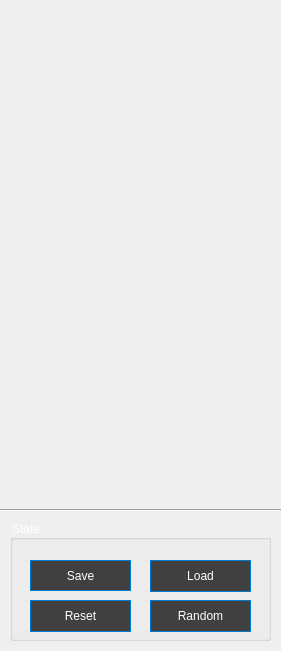
    <widget class="QWidget" name="tfPage">
     <property name="geometry">
      <rect>
       <x>0</x>
       <y>0</y>
       <width>281</width>
       <height>651</height>
      </rect>
     </property>
     <attribute name="label">
      <string>Transfer Function</string>
     </attribute>
     <widget class="Line" name="l5">
      <property name="geometry">
       <rect>
        <x>0</x>
        <y>500</y>
        <width>281</width>
        <height>20</height>
       </rect>
      </property>
      <property name="orientation">
       <enum>Qt::Horizontal</enum>
      </property>
     </widget>
     <widget class="QGroupBox" name="cmStateBox">
      <property name="geometry">
       <rect>
        <x>10</x>
        <y>520</y>
        <width>261</width>
        <height>121</height>
       </rect>
      </property>
      <property name="styleSheet">
       <string notr="true">color: rgb(255, 255, 255);
font: 100 italic 15pt &quot;Gill Sans&quot;;</string>
      </property>
      <property name="title">
       <string>State</string>
      </property>
      <property name="alignment">
       <set>Qt::AlignLeading|Qt::AlignLeft|Qt::AlignVCenter</set>
      </property>
      <property name="flat">
       <bool>false</bool>
      </property>
      <property name="checkable">
       <bool>false</bool>
      </property>
      <widget class="QPushButton" name="cmSaveButton">
       <property name="geometry">
        <rect>
         <x>20</x>
         <y>40</y>
         <width>101</width>
         <height>31</height>
        </rect>
       </property>
       <property name="styleSheet">
        <string notr="true">QPushButton 
{
border-style:none;
border:1px solid #007acc;
color:#fff;
padding:5px;
background: rgb(64, 64, 64);
}

QPushButton::pressed 
{
border: 2px solid #007acc;
background: #007acc;
	
}

</string>
       </property>
       <property name="text">
        <string>Save</string>
       </property>
      </widget>
      <widget class="QPushButton" name="cmLoadButton">
       <property name="geometry">
        <rect>
         <x>140</x>
         <y>40</y>
         <width>101</width>
         <height>32</height>
        </rect>
       </property>
       <property name="styleSheet">
        <string notr="true">QPushButton 
{
border-style:none;
border:1px solid #007acc;
color:#fff;
padding:5px;
background: rgb(64, 64, 64);
}

QPushButton::pressed 
{
border: 2px solid #007acc;
background: #007acc;
	
}

</string>
       </property>
       <property name="text">
        <string>Load</string>
       </property>
      </widget>
      <widget class="QPushButton" name="cmRandomButton">
       <property name="geometry">
        <rect>
         <x>140</x>
         <y>80</y>
         <width>101</width>
         <height>32</height>
        </rect>
       </property>
       <property name="styleSheet">
        <string notr="true">QPushButton 
{
border-style:none;
border:1px solid #007acc;
color:#fff;
padding:5px;
background: rgb(64, 64, 64);
}

QPushButton::pressed 
{
border: 2px solid #007acc;
background: #007acc;
	
}

</string>
       </property>
       <property name="text">
        <string>Random</string>
       </property>
      </widget>
      <widget class="QPushButton" name="resetCMButton">
       <property name="geometry">
        <rect>
         <x>20</x>
         <y>80</y>
         <width>101</width>
         <height>32</height>
        </rect>
       </property>
       <property name="styleSheet">
        <string notr="true">QPushButton 
{
border-style:none;
border:1px solid #007acc;
color:#fff;
padding:5px;
background: rgb(64, 64, 64);
}

QPushButton::pressed 
{
border: 2px solid #007acc;
background: #007acc;
	
}

</string>
       </property>
       <property name="text">
        <string>Reset</string>
       </property>
      </widget>
     </widget>
    </widget>
